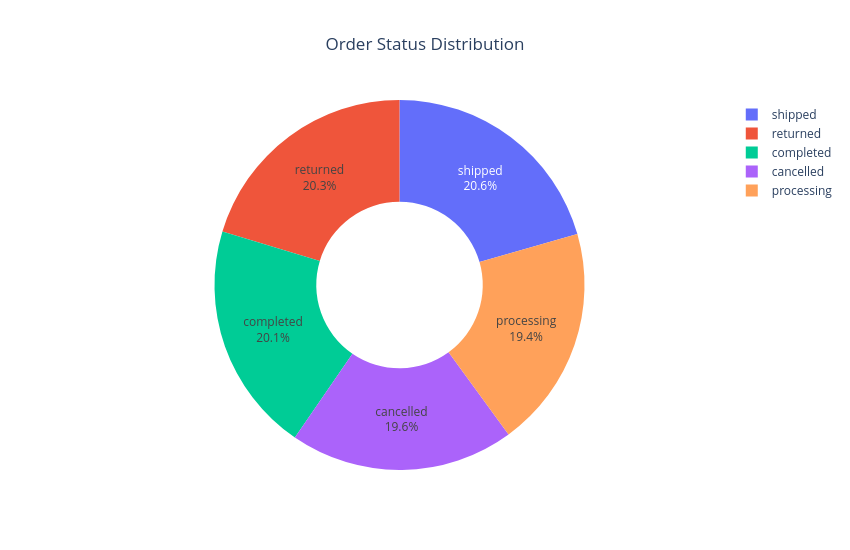

The cell this chart's notebook holds for it:
### Code cell
import plotly.express as px

fig = px.pie(
    order_status_summary,
    names="order_status",
    values="total_orders",
    title="Order Status Distribution",
    hole=0.45
)

fig.update_layout(
    template="plotly_white",
    title_x=0.5,
    width=850,
    height=550
)

fig.update_traces(
    textinfo="percent+label",
    hovertemplate="<b>%{label}</b><br>Orders: %{value:,}<br>Percentage: %{percent}<extra></extra>"
)

fig.show()

### Figure 1 — Plotly figure (JSON) as saved in the notebook; plotly's stock layout.template omitted (floating-point values rounded to 4 significant figures)
{"data": [{"domain": {"x": [0, 1], "y": [0, 1]}, "hole": 0.45, "hovertemplate": "<b>%{label}</b><br>Orders: %{value:,}<br>Percentage: %{percent}<extra></extra>", "labels": ["shipped", "returned", "completed", "cancelled", "processing"], "legendgroup": "", "name": "", "showlegend": true, "textinfo": "percent+label", "type": "pie", "values": [4113, 4066, 4021, 3920, 3880]}], "layout": {"height": 550, "legend": {"tracegroupgap": 0}, "title": {"text": "Order Status Distribution", "x": 0.5}, "width": 850}}
